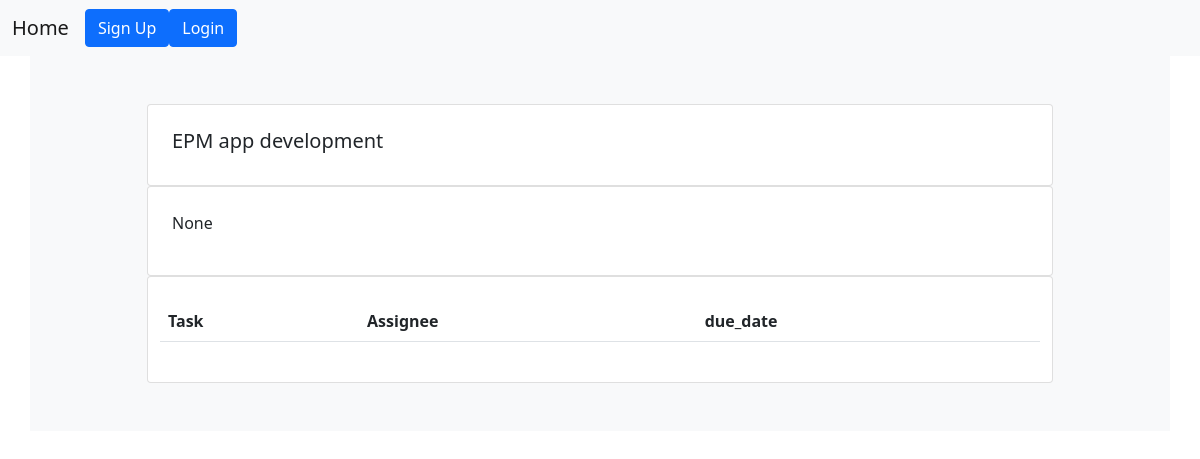
Before: /projects/1 with the older database file.
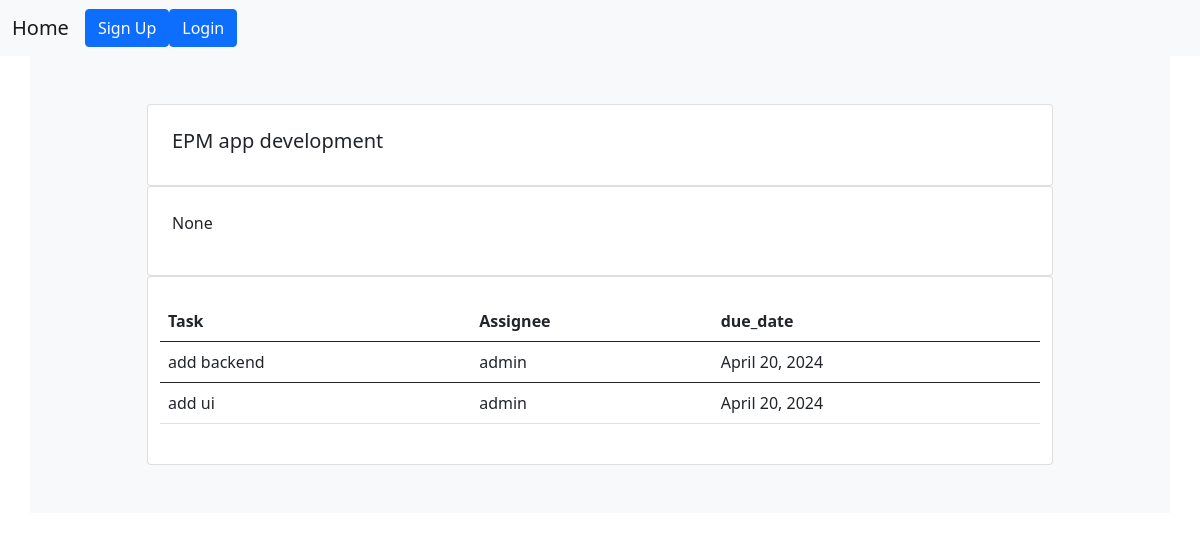
After: the same page with the newer database file.
### projects/models.py (models this page shows, shortened)
class Project(models.Model):
  name = models.CharField(max_length=200,null=True,blank=True)
  description = models.TextField(null=True,blank=True)
  date_created = models.DateTimeField(auto_now_add=True,null=True,blank=True)
  class Meta:
    ordering = ['-date_created']

class Task(models.Model):
  TODO="TO DO"
  COMPLETED='COMPLETED'
  INPROGRESS='IN-PROGRESS'
  STATUS_CHOICES = [
    (TODO, 'TO DO'),
    (COMPLETED, 'COMPLETED'),
    (INPROGRESS, 'IN-PROGRESS'),
  ]
  title = models.CharField(max_length=150)
  description = models.TextField(null=True,blank=True)
  project = models.ForeignKey(Project,null=True,blank=True, on_delete=models.CASCADE)
  assignee = models.ForeignKey(User, null=True,blank=True, on_delete=models.SET_NULL)
  date_created = models.DateTimeField(auto_now_add=True)
  due_date = models.DateField(null=True,blank=True)
  status = models.CharField(max_length=50, choices=STATUS_CHOICES,null=True,blank=True,default= TODO)

### projects/views.py (the view)
# urls.py: path('projects/<int:pk>', views.projectDetail, name ='project-detail'),
def projectDetail(request,pk):
  project = get_object_or_404(Project, id=pk)
  project_tasks = project.task_set.all()
  context = {'project':project,'project_tasks':project_tasks}
  return render(request, 'projects/project-detail.html',context)

### projects/templates/projects/project-detail.html
{% extends 'base.html' %}
{% block content %}
<div class="container  bg-light ">
<div class="container py-5 h-100">
  <div class="row d-flex justify-content-center align-items-center h-500">
    <div class="col-md-12 col-xl-10">
        <div class="card mask-custom">
          <div class="card-body p-4 ">
              <div class="row">
                <h5 class="border-0 align-left">
                    {{ project.name }}
                </h5>
              </div>
          </div>
        </div>
        <div class="card mask-custom">
          <div class="card-body p-4 ">
              <div class="row">
                <p class="border-0 align-left">
                  {{ project.description }}
                </p>
              </div>
          </div>
        </div>
        <div class="card mask-custom">
          <div class="card-body p-4 ">
              <div class="row">
                <table class="table">
                  <thead>
                    <tr>
                      <th>Task</th>
                      <th>Assignee</th>
                      <th>due_date</th>
                    </tr>
                  </thead>
                  {% for task in project_tasks %}
                  <tbody>
                    <tr>
                      <td>{{ task.title }}</td>
                      <td>{{ task.assignee }}</td>
                      <td>{{ task.due_date }}</td>
                    </tr>
                  </tbody>
                  {% endfor%}
                </table>
              </div>
          </div>
        </div>
    </div>
  </div>
</div>
{% endblock content %}

### templates/base.html (shortened to what this page needs)
<!doctype html>
<html lang="en">
  <head>
    <link href="https://cdn.jsdelivr.net/npm/bootstrap@5.0.2/dist/css/bootstrap.min.css" rel="stylesheet">
    {% load static %}
    <link rel="stylesheet" href="{% static "css/main.css" %}" type="text/css
    " />
  </head>
  <body>
    {% include 'navbar.html' %}
    {% block content %}
    {% endblock content %}
  </body>
</html>

### templates/navbar.html (shortened to what this page needs)
<nav class="navbar navbar-expand-lg navbar-light bg-light">
    <div class="container-fluid">
        <a class="navbar-brand" href="#">Home</a>
        <div class="collapse navbar-collapse" id="navbarSupportedContent">
            <ul class="navbar-nav me-auto mb-2 mb-lg-0">
                {% if request.user.is_authenticated %}
                <li class="nav-item">
                    <a class="nav-link" href="{% url 'projects'%}">Projects </a>
                </li>
                <li class="nav-item">
                    <a class="nav-link" href="{% url 'tasks'%}">Tasks</a>
                </li>
                <li class="nav-item">
                    <a class="nav-link btn btn-primary" href="{% url 'create-task'%}">Create Task</a>
                </li>
                <br>
                <li class="nav-item">
                    <a class="nav-link btn btn-primary" href="{% url 'create-project'%}">Create Project</a>
                </li>
            </ul>
        </div>
        <a class="btn btn-primary" href="{% url 'logout' %}" role="button">Logout</a>
        {% else %}
        <a class="btn btn-primary" href="{% url 'register' %}" role="button">Sign Up</a>
        <a class="btn btn-primary" href="{% url 'login' %}" role="button">Login</a>
        {% endif%}
    </div>
    </div>
  </nav>

Changed rows visible on the page:
added Task: title "add backend", assignee "admin", due_date "April 20, 2024"
added Task: title "add ui", assignee "admin", due_date "April 20, 2024"
